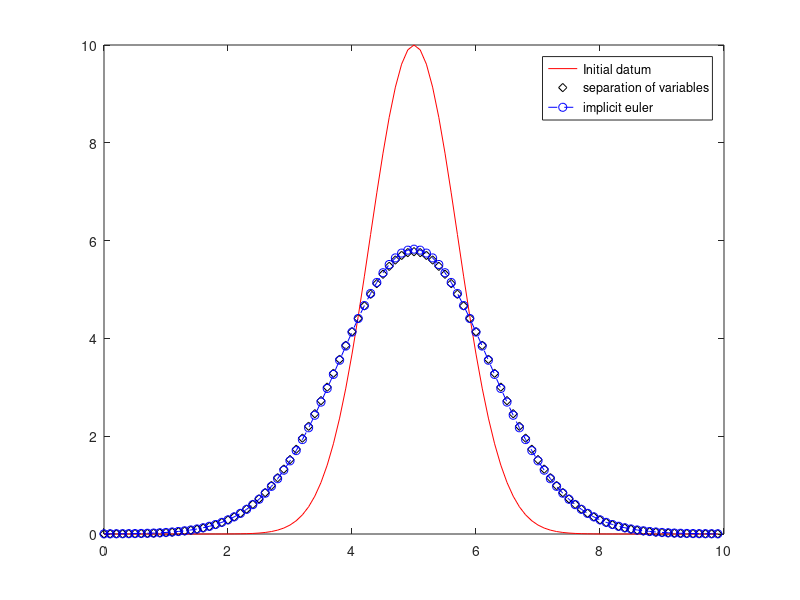
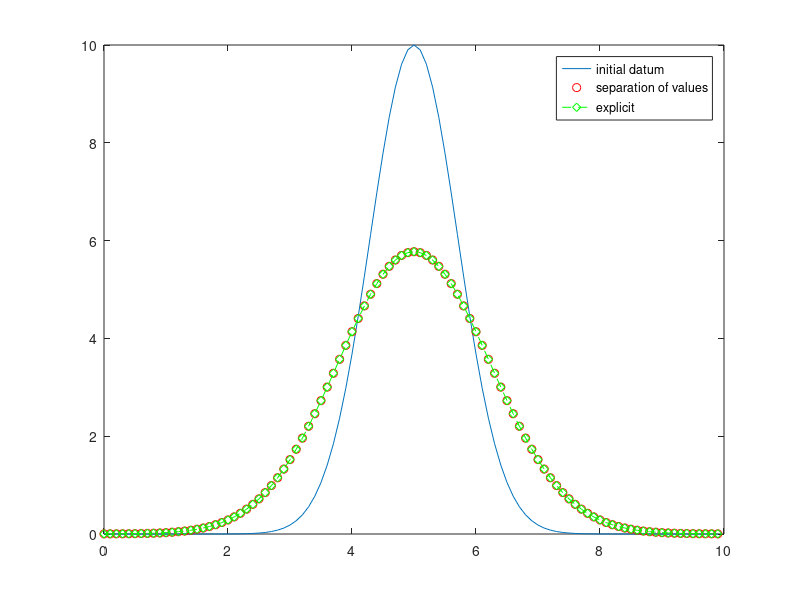

These figures' MATLAB source, in order:
% CERM_lab_261121
% Exercise 1

clc
clear all
close all
format long
% separation of variables:
L = 10;
N = 100;
dx = L / N;

xper = [0 : dx : L-dx]';


T = 5;
ni = 0.1;

c0 = @(x) 10 * exp ( -((x-L/2)/(L/10)).^2);
c0hat = fft(c0(xper));
fc0 = ifft(c0hat);


kk = [0 : N/2, -N/2 + 1: -1]';
omega = 2 * pi / L;
omegak = omega * kk;

a2 = ni;
alphak = a2 * (omegak * j).^2;

chat = c0hat .* exp(alphak * T);
fc = ifft(chat);

% explicit method:

dt = 2/10 * dx.^2 / ni;
M = (T / dt);

dtdx2 = dt/dx.^2;
cold2 = c0(xper);
cnew2 = cold2;
t = 0;

for n = 1 : M

    cnew2(1) = cold2(1) + dtdx2  * ni *(cold2(2) -2*cold2(1) + cold2(N));

    for i = 2 : N-1

        cnew2(i) = cold2(i) + dtdx2 *  ni *(cold2(i+1) -2*cold2(i) + cold2(i-1));

    end

    cnew2(N) = cold2(N) + dtdx2 *  ni *(cold2(i+1) -2*cold2(i) + cold2(i-1)) ;

    t = t + dt;
    cold2 = cnew2;

end


figure(2)
plot(xper, fc0, xper, fc, 'ro', xper, cnew2, 'g--d')
legend('initial datum', 'separation of values', 'explicit')


errorexplicit = abs(cnew2 - fc);
normexplicit = norm(errorexplicit, inf)

% implicit Euler method M = 20 timesteps



t = 0;
cold = c0(xper);
cnew1 = cold;
M=20;
dt = T/M;
dtdx2 = dt/dx.^2;

for n = 1 : M
    b = cold;
    A= diag(ones(N,1) + 2 * ni * dtdx2 ,0)...
       -diag(ones(N-1,1) * ni * dtdx2  , 1)...
       -diag(ones(N-1,1) * ni * dtdx2  , -1);

    %because it's periodic boundary condition:

    A(1, N) = -dtdx2 * ni;
    A(N, 1) = -dtdx2 * ni;

    cnew1 = A\b;
    cold = cnew1;
    t = t + dt;
end

errorimplicit= abs(cnew1 - fc);
normimplicit = norm(errorimplicit, inf)

error20 = abs(cnew1 - fc);
secnorm20 = norm(error20, 2) * sqrt(dx);
infnorm20 = norm(error20, inf)


figure(1)
plot(xper, fc0, 'r', xper, fc, 'kd', xper, cnew1, 'b--o')
legend('Initial datum', 'separation of variables', 'implicit euler')



%repeat with N = 200, M = 40


L = 10;
N = 200;
dx = L / N;

xper = [0 : dx : L-dx]';


T = 5;
ni = 0.1;

c0 = @(x) 10 * exp ( -((x-L/2)/(L/10)).^2);
c0hat = fft(c0(xper));
fc0 = ifft(c0hat);


kk = [0 : N/2, -N/2 + 1: -1]';
omega = 2 * pi / L;
omegak = omega * kk;

a2 = ni;
alphak = a2 * (omegak * j).^2;

chat = c0hat .* exp(alphak * T);
fc = ifft(chat);



% implicit Euler method M = 20 timesteps
M = 40;
dt = T / M;



t = 0;
cold = c0(xper);
cnew3 = cold;
dtdx2 = dt/dx.^2;

for n = 1 : M
    b = cold;
    A= diag(ones(N,1) + 2 * ni * dtdx2 ,0)...
       -diag(ones(N-1,1) * ni * dtdx2  , 1)...
       -diag(ones(N-1,1) * ni * dtdx2  , -1);

    %because it's periodic boundary condition:

    A(1, N) = -dtdx2 * ni;
    A(N, 1) = -dtdx2 * ni;

    cnew3 = A\b;
    cold = cnew3;
    t = t + dt;
end

error40 = abs(cnew3 - fc);
secnorm40 = norm(error40, 2) * sqrt(dx);
infnorm40 = norm(error40, inf)




p_emp = -log2(secnorm40/secnorm20)


